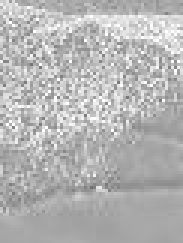
%> input picture imagProcess/foamFilt/foam_area.jpg, 61 x 81 px (shown 3 times larger)
$ octave main.m   (GNU Octave 9; MATLAB toolbox functions it lacks are replaced by stand-ins)
%> lines starting %> are read from the running program, lines starting %| are printed output that depends on the picture
### imagProcess/foamFilt/gaussfilter.m
function H =gaussfilter(width,height,D0)
%gauss 低通滤波
D = zeros(width,height);
H = zeros(width,height);
for i=1:width
    for j=1:height
        D(i,j) = sqrt((i-width/2)^2+(j-height/2)^2);
%像素点（i,j）到傅里叶变换中心的距离
        H(i,j) = exp(-1/2*(D(i,j).^2)/(D0*D0));
    end
end

### imagProcess/foamFilt/imagFiltUseDiffFilter.m
function imag = imagFiltUseDiffFilter(imag_org,filter)
%使用不同滤波器的滤波过程
    if (ndims(imag_org) == 3)
        image_2zhi = rgb2gray(imag_org);
    else
        image_2zhi = imag_org;
    end
    image_fft = fft2(image_2zhi);%用傅里叶变换将图象从空间域转换为频率域
    image_fftshift = fftshift(image_fft); %将零频率成分（坐标原点）变换到傅里叶频谱图中心

    [height,width] = size(image_2zhi);
    for i = 1:width
        for j =1:height
            image_fftshift(j,i)= filter(i,j)*image_fftshift(j,i);
        end
    end

    imag = ifftshift(image_fftshift);%将原点反变换回原始位置
    imag = uint8(real(ifft2(imag)));

end

### imagProcess/foamFilt/fft2Analysis.m
function [mat_fs,ps] = fft2Analysis(mat)
%FFT2ANALYSIS 用于2维数组的fft分析，绘制出频谱图和功率谱图
%   此处显示详细说明
    F=fft2(mat);
    Fs=fftshift(F);      %将频谱图中零频率成分移动至频谱图中心
    mat_fs=log(abs(Fs)+1);    %取模并进行缩放
%     subplot(2,1,1);imshow(mat_fs,[]);title('傅里叶变换频谱图');
    ps=log(abs(Fs).^2+1);   %功率谱
%     subplot(2,1,2);imshow(ps,[]),title('功率谱');
end

### imagProcess/foamFilt/main.m

clear ;
img = imread("foam_area.jpg");
%> img is the input picture: size 81x61 uint8; min 112, max 255, mean 181.1
[height,width] = size(img);
%> height = 81; width = 61


%
D0 = 10;
H = gaussfilter(width,height,D0);
%> after the loop in gaussfilter, `for i=1:width`:
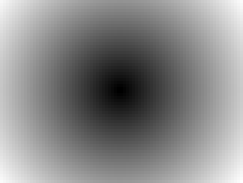
%> D: size 61x81 double (shown 3 times larger); min 0.707, max 50.7, mean 27.3; drawn with min black and max white
%> after the loop in gaussfilter, `for i=1:width`:
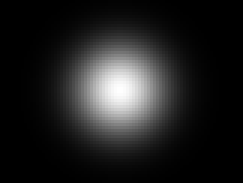
%> H: size 61x81 double (shown 3 times larger); min 2.62e-06, max 0.998, mean 0.127
% H = elliptic_lp_filter(height,width,60,20,20,3);

mesh(1:height,1:width,H);
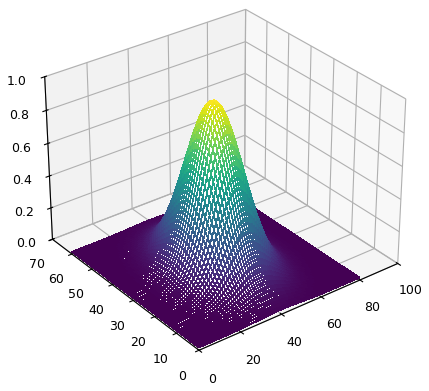
%> figure redrawn from the program's plot data

[H_fs,H_ps]=fft2Analysis(H);

figure(1);
subplot(2,1,1);imshow(H_fs,[]);title('傅里叶变换频谱图');
subplot(2,1,2);imshow(H_ps,[]),title('功率谱');
%> after `title('功率谱')`:
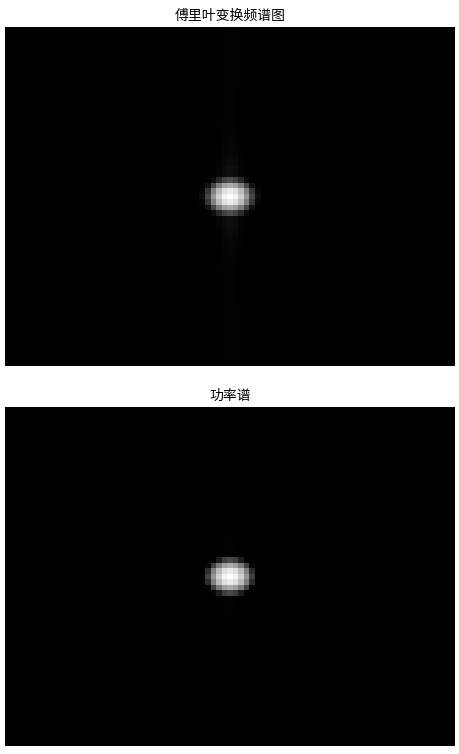
%> figure redrawn from the program's plot data, 2 panels

aft_img = imagFiltUseDiffFilter(img,H);
%> in imagFiltUseDiffFilter, `imag = uint8(real(ifft2(imag)));`:
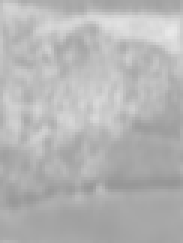
%> imag: size 81x61 uint8 (shown 3 times larger); min 150, max 232, mean 180.7

[aft_img_fs,~]=fft2Analysis(aft_img);
%> in fft2Analysis (call 2), `mat_fs=log(abs(Fs)+1);`:
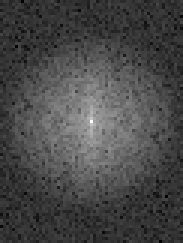
%> mat_fs: size 81x61 double (shown 3 times larger); min 0.18, max 13.7, mean 4.02; drawn with min black and max white
[img_fs,~] = fft2Analysis(img);
%> in fft2Analysis (call 3), `mat_fs=log(abs(Fs)+1);`:
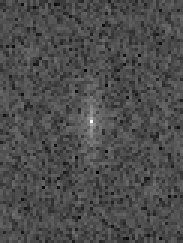
%> mat_fs: size 81x61 double (shown 3 times larger); min 4.17, max 13.7, mean 7.04; drawn with min black and max white


figure(2);
subplot(2,1,1);imshow(img_fs,[]),title('原图傅里叶变换频谱图');
subplot(2,1,2);imshow(aft_img_fs,[]);title('变换后图片傅里叶变换频谱图');


figure(3);
subplot(2,1,1);imshow(img);title('原图');
subplot(2,1,2);imshow(aft_img),title('滤波后的图');
